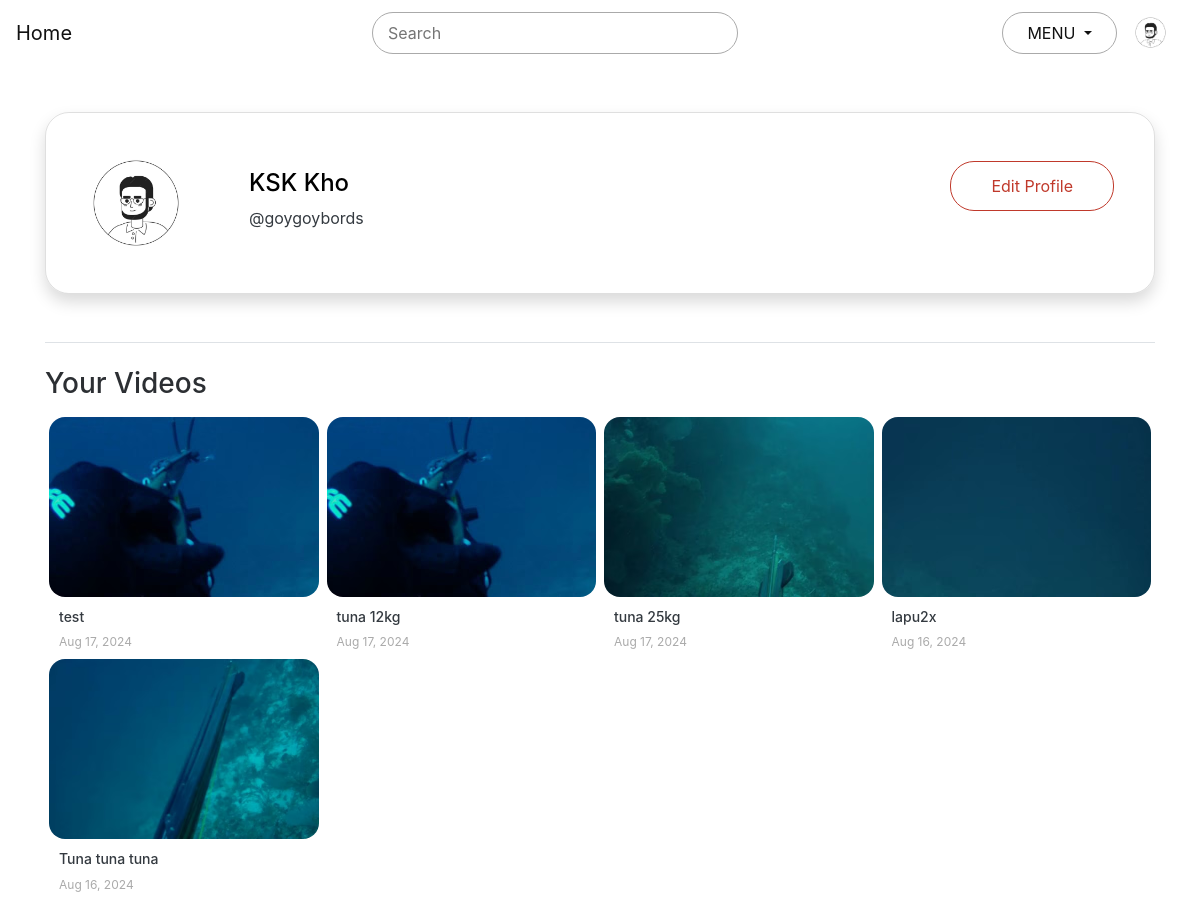
Page /account/profile/ (signed in) on the committed database.
### main/models.py (models this page shows, shortened)
class Video(models.Model):
    title       = models.CharField(max_length=100)
    description = models.TextField()
    video_file  = models.FileField(upload_to="uploads/videos",
                                validators = [FileExtensionValidator(allowed_extensions=video_extensions)])
    thumbnail   = models.FileField(upload_to="uploads/thumbnails",
                                validators = [FileExtensionValidator(allowed_extensions=thumb_extensions)])
    date_posted = models.DateTimeField(default=timezone.now)
    uploader    = models.ForeignKey(User, on_delete=models.CASCADE)

### account/views.py (the view)
# urls.py: path('profile/', views.view_profile, name='profile'),
@login_required(login_url='/account/', redirect_field_name='redirect_to')
def view_profile(request):
    profile = get_object_or_404(User, id=request.user.id)
    video = Video.objects.all().filter(uploader=request.user).order_by('-date_posted')
    context = {
        'profile': profile,
        'videos': video
    }
    return render(request, 'layouts/profile.html', context)

### templates/layouts/profile.html (shortened to what this page needs)
{% extends 'layouts/index.html' %}
{% block content %}
<div class="container">
    <div class="row justify-content-center mt-5">
        <div class="col-md-12">
            <div class="card align-items-center p-5 shadow" id = "profile_pic_container">
            <div class="d-flex w-100">
                <div class="pr-5">
                    <img class="rounded-circle" height="80px" width="80px" src="/media/uploads/profile_picture/eyeglass.jpg">
                </div>
                <div class="col pt-3">
                    <h4>{{ profile.first_name }} {{ profile.last_name }}</h4>
                    <p class="text-dark">@{{ profile.username }}</p>
                </div>
                <div>
                    <form class="pt-2" action="">
                       <button class="btn btn-outline-primary" type="submit" value="Edit Profile" > Edit Profile </button>
                    </form>
                </div>
            </div>
        </div>
        </div>
    </div>
	<div class="mt-5 mb-4 border-bottom"></div>
    <h3>Your Videos</h3>
    <div class="row justify-content-start mt-3 mb-5 no-gutters">
        {% for video in videos %}
            <div class="col-md-3">
                <div class="card mx-1 border-0 text-dark">
                    <img src="{{ video.thumbnail.url }}" class="card-img-top" alt="thumbnail">
                    <div class="card-body">
                        <h5 class="card-title text-left">{{ video.title }}</h5>
                        <p class="card-text text-muted text-left">
                            <span>{{ video.date_posted | date:"M d, Y" }}</span>
                        </p>
                    </div>
                </div>
            </div>
        {% endfor %}
    </div>
</div>
{% endblock %}

### static/css/style.css (style rules this page uses)
body { background-color: #fff; color: rgba(44,47,51,1); }
.card { color: white; background-color: rgba(66,69,73,0); padding:0 !important; }
.card img { border-radius:16px; object-fit: cover; object-position: center; height:180px; width:100%; }
.card .card-body { padding:8px 10px !important; text-align: left; margin-top: 4px; }
.card .card-body p,.card .card-body p.text-center { font-size:12px; text-align: left !important; color:#aaa !important; margin-bottom: 0 !important; margin-top: 8px; }
.text-muted { color: #c5c5c5!important; }
.container { margin:auto; }
.card#profile_pic_container, #profile_container .card { padding:40px !important; color:black; border-radius: 24px; }
.card#profile_pic_container img { min-height: unset !important; height: 100px !important; width: 100px !important; object-fit: cover; object-position: center; }
.card#profile_pic_container .btn-outline-primary, #profile_container .btn-outline-primary { color: #c0392b; border-color: #c0392b !important; border-radius: 24px; padding:12px 40px !important; }
.card .card-title { font-size: 14px !important; margin-bottom: 4px !important; }

### rows in the picture
Video: thumbnail (picture), title "test", date_posted "Aug 17, 2024"
Video: thumbnail (picture), title "tuna 12kg", date_posted "Aug 17, 2024"
Video: thumbnail (picture), title "tuna 25kg", date_posted "Aug 17, 2024"
Video: thumbnail (picture), title "lapu2x", date_posted "Aug 16, 2024"
Video: thumbnail (picture), title "Tuna tuna tuna", date_posted "Aug 16, 2024"

### other values in the picture
{{ profile.first_name }} "KSK"
{{ profile.last_name }} "Kho"
{{ profile.username }} "goygoybords"
